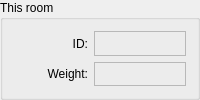
       <widget class="QGroupBox" name="groupBox_id">
        <property name="sizePolicy">
         <sizepolicy hsizetype="Preferred" vsizetype="Preferred">
          <horstretch>0</horstretch>
          <verstretch>0</verstretch>
         </sizepolicy>
        </property>
        <property name="cursor">
         <cursorShape>ForbiddenCursor</cursorShape>
        </property>
        <property name="title">
         <string>This room</string>
        </property>
        <layout class="QGridLayout" name="gridLayout_id" columnstretch="4,5" columnminimumwidth="0,0">
         <item row="0" column="0">
          <widget class="QLabel" name="label_roomID">
           <property name="text">
            <string>ID:</string>
           </property>
           <property name="alignment">
            <set>Qt::AlignRight|Qt::AlignTrailing|Qt::AlignVCenter</set>
           </property>
          </widget>
         </item>
         <item row="0" column="1">
          <widget class="QFrame" name="frame_roomID">
           <property name="frameShape">
            <enum>QFrame::StyledPanel</enum>
           </property>
           <layout class="QHBoxLayout" name="horizontalLayout_roomID">
            <property name="spacing">
             <number>0</number>
            </property>
            <property name="leftMargin">
             <number>0</number>
            </property>
            <property name="topMargin">
             <number>0</number>
            </property>
            <property name="rightMargin">
             <number>0</number>
            </property>
            <property name="bottomMargin">
             <number>0</number>
            </property>
            <item>
             <widget class="QLabel" name="roomID">
              <property name="cursor">
               <cursorShape>ForbiddenCursor</cursorShape>
              </property>
              <property name="toolTip">
               <string>&lt;p&gt;This is the Room ID Number for this room.</string>
              </property>
              <property name="frameShape">
               <enum>QFrame::NoFrame</enum>
              </property>
              <property name="alignment">
               <set>Qt::AlignLeading|Qt::AlignLeft|Qt::AlignVCenter</set>
              </property>
             </widget>
            </item>
            <item>
             <widget class="QLabel" name="label_roomLocked">
              <property name="maximumSize">
               <size>
                <width>16</width>
                <height>16</height>
               </size>
              </property>
              <property name="text">
               <string/>
              </property>
              <property name="pixmap">
               <pixmap resource="../mudlet.qrc">:/icons/document-encrypt.png</pixmap>
              </property>
              <property name="scaledContents">
               <bool>true</bool>
              </property>
             </widget>
            </item>
           </layout>
          </widget>
         </item>
         <item row="1" column="0">
          <widget class="QLabel" name="label_roomWeight">
           <property name="text">
            <string>Weight:</string>
           </property>
           <property name="alignment">
            <set>Qt::AlignRight|Qt::AlignTrailing|Qt::AlignVCenter</set>
           </property>
          </widget>
         </item>
         <item row="1" column="1">
          <widget class="QLabel" name="roomWeight">
           <property name="cursor">
            <cursorShape>ForbiddenCursor</cursorShape>
           </property>
           <property name="toolTip">
            <string>&lt;p&gt;This is the default weight for this room, which will be used for any exit &lt;i&gt;that leads to &lt;u&gt;this room&lt;/u&gt;&lt;/i&gt; which does not have its own value set.&lt;/p&gt;</string>
           </property>
           <property name="frameShape">
            <enum>QFrame::StyledPanel</enum>
           </property>
           <property name="frameShadow">
            <enum>QFrame::Plain</enum>
           </property>
           <property name="alignment">
            <set>Qt::AlignLeading|Qt::AlignLeft|Qt::AlignVCenter</set>
           </property>
          </widget>
         </item>
        </layout>
       </widget>
